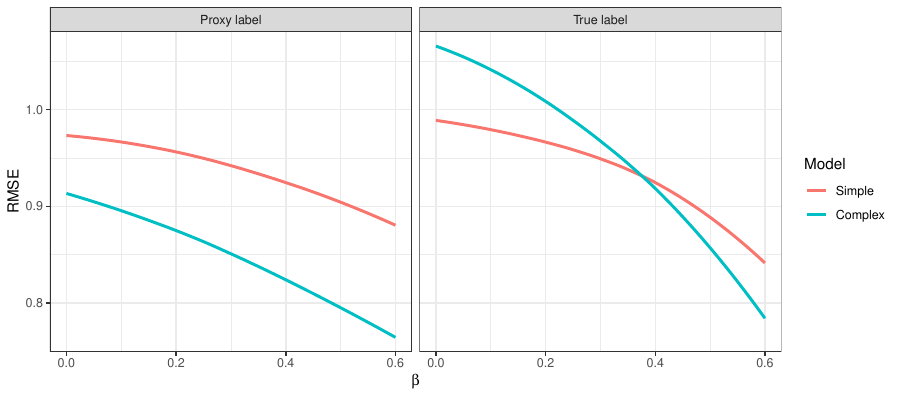

The script that saved this image:
library(MASS)
library(tidyverse)
library(latex2exp)

theme_set(theme_bw())

rmse <- function(yhat, y) {
  sqrt(mean((yhat-y)^2))
}

gen_data <- function(alpha, beta, gamma, delta, n=1e7) {
  
  s_B = sqrt(1 - beta^2)
  cov_B1_B2 = delta
  Sigma_B = matrix(c(s_B^2, cov_B1_B2, cov_B1_B2, s_B^2), nrow=2, ncol=2)
  U_B = mvrnorm(n, c(0,0), Sigma_B)
  
  s_A = sqrt(1 - alpha^2 - gamma^2 - 2*alpha*beta*gamma)

  d <- tibble(
    alpha = alpha,
    beta = beta,
    gamma = gamma,
    delta = delta, 
    
    U_Z = rnorm(n),
    U_B0 = U_B[,1],
    U_B1 = U_B[,2],
    U_A0 = rnorm(n, sd = s_A),
    U_A1 = rnorm(n, sd = s_A),
    
    Z = U_Z,
    B0 = beta * Z + U_B0,
    B1 = beta * Z + U_B1,
    A0 = alpha * Z + gamma * B0 + U_A0,
    A1 = alpha * Z + gamma * B1 + U_A1
  )
  
  return(d)
}

gen_data(alpha = 0.1, beta = 0.2, gamma = 0.3, delta = 0.5) %>% 
  summarize(
    across(c(Z, B0, B1, A0, A1), .fns=list(s=sd)),
    cov_U_B = cov(U_B0, U_B1),
    cov_A0_Z = cov(A0, Z),
    cov_A1_Z = cov(A1, Z),
    cov_A_Z_ans = alpha + beta*gamma,
    cov_B1_Z = cov(B1, Z),
    cov_B1_Z_ans = beta,
    cov_A1_A0 = cov(A1, A0),
    cov_A1_A0_ans = alpha^2 + gamma^2*delta + 2*alpha*beta*gamma + beta^2*gamma^2,
    cov_B1_A0 = cov(B1, A0),
    cov_B1_A0_ans = gamma*delta + beta^2*gamma + alpha*beta
  ) %>%
  print()

perf <- function(beta, alpha, gamma, delta, n=1e4) {
  d <- gen_data(alpha, beta, gamma, delta, n)
  simple_m <- lm(A1 ~ A0, data=d)
  complex_m <- lm(A1 ~ A0 + Z, data=d)
  
  d <- d %>%
    mutate(
      simple_p = predict(simple_m),
      complex_p = predict(complex_m),
    )
  
  d %>%
    summarize(
      beta = beta[1],
      label = c('True label', 'True label', 'Proxy label', 'Proxy label'),
      Model = c('Simple', 'Complex', 'Simple', 'Complex'),
      RMSE = c(rmse(simple_p, B1), rmse(complex_p, B1), 
               rmse(simple_p, A1), rmse(complex_p, A1)),
  )
}

set.seed(1)
plot_data <- rep(seq(0, 0.6, .05), 10) %>%
  map_dfr(.f = ~ perf(alpha=0.4, beta=.x, gamma=0.4, delta=0.4, n=1e4)) %>%
  mutate(Model = fct_relevel(Model, 'Simple', 'Complex'))

ggplot(plot_data, aes(x=beta, y=RMSE)) + 
  geom_smooth(aes(color=Model), se=FALSE) + 
  scale_x_continuous(TeX('\\beta')) + 
  facet_grid(.~label)

ggsave('figs/dag_sim.pdf', height=4, width=9)

